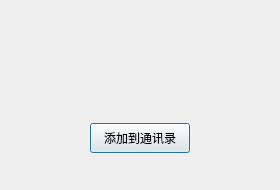
<?xml version="1.0" encoding="UTF-8"?>
<ui version="4.0">
 <class>FindSuccessDlg</class>
 <widget class="QDialog" name="FindSuccessDlg">
  <property name="geometry">
   <rect>
    <x>0</x>
    <y>0</y>
    <width>280</width>
    <height>190</height>
   </rect>
  </property>
  <property name="minimumSize">
   <size>
    <width>280</width>
    <height>190</height>
   </size>
  </property>
  <property name="maximumSize">
   <size>
    <width>280</width>
    <height>190</height>
   </size>
  </property>
  <property name="windowTitle">
   <string>Dialog</string>
  </property>
  <layout class="QVBoxLayout" name="verticalLayout">
   <item>
    <widget class="QWidget" name="widget" native="true">
     <layout class="QHBoxLayout" name="horizontalLayout">
      <item>
       <widget class="QLabel" name="head_lb">
        <property name="minimumSize">
         <size>
          <width>50</width>
          <height>50</height>
         </size>
        </property>
        <property name="maximumSize">
         <size>
          <width>50</width>
          <height>50</height>
         </size>
        </property>
        <property name="text">
         <string/>
        </property>
       </widget>
      </item>
      <item>
       <widget class="QLabel" name="name_lb">
        <property name="minimumSize">
         <size>
          <width>0</width>
          <height>50</height>
         </size>
        </property>
        <property name="maximumSize">
         <size>
          <width>9999</width>
          <height>50</height>
         </size>
        </property>
        <property name="text">
         <string/>
        </property>
       </widget>
      </item>
      <item>
       <spacer name="horizontalSpacer">
        <property name="orientation">
         <enum>Qt::Orientation::Horizontal</enum>
        </property>
        <property name="sizeHint" stdset="0">
         <size>
          <width>40</width>
          <height>20</height>
         </size>
        </property>
       </spacer>
      </item>
     </layout>
    </widget>
   </item>
   <item>
    <widget class="QWidget" name="widget_2" native="true">
     <layout class="QHBoxLayout" name="horizontalLayout_2">
      <item>
       <widget class="ClickedBtn" name="add_friend_btn">
        <property name="minimumSize">
         <size>
          <width>100</width>
          <height>30</height>
         </size>
        </property>
        <property name="maximumSize">
         <size>
          <width>100</width>
          <height>30</height>
         </size>
        </property>
        <property name="text">
         <string>添加到通讯录</string>
        </property>
       </widget>
      </item>
     </layout>
    </widget>
   </item>
  </layout>
 </widget>
 <customwidgets>
  <customwidget>
   <class>ClickedBtn</class>
   <extends>QPushButton</extends>
   <header location="global">clickedbtn.h</header>
  </customwidget>
 </customwidgets>
 <resources/>
 <connections/>
</ui>
